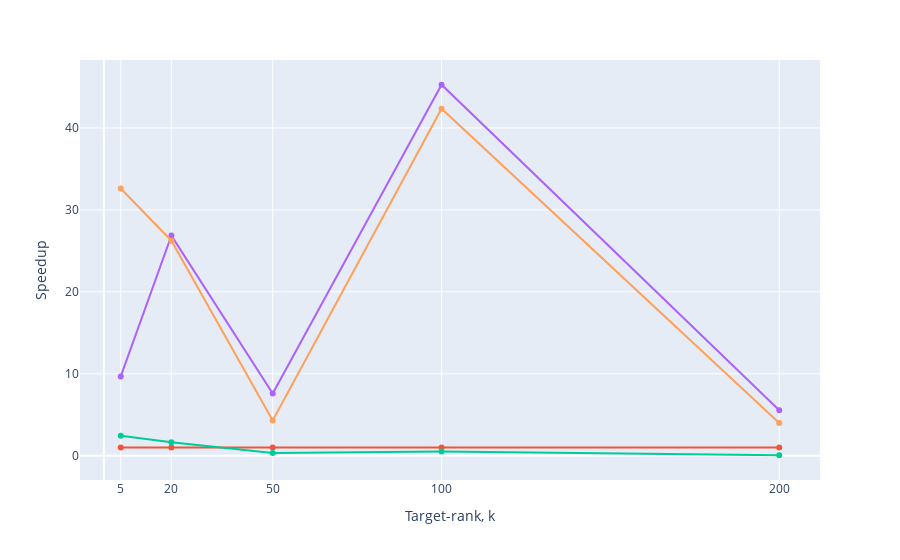

Notebook code for this chart:
### Code cell
import pandas as pd
import plotly.express as px

df = pd.read_csv("results/svd_results.csv")

methods = df["Method"].unique()

# Create a Plotly figure with both lines
fig = px.line(
    labels={"x": "k", "y": "Speedup"},
)

custom_legend_names = {
    "BDCSVD": "SVD",
    "PowerMethodSVD": "Power Iteration SVD",
    "RandomizedSVD_Iter1": "RSVD (p=1)",
    "RandomizedSVD_Iter2": "RSVD (p=2)",
}


for method in methods:
    method_df = df[df["Method"] == method]
    speedup = method_df["Speedup"].values
    matrix_size = method_df["k"].values
    fig.add_scatter(
        x=matrix_size,
        y=speedup,
        mode="lines+markers",
        name=custom_legend_names.get(method, method),
    )

# Update layout with axis titles
fig.update_layout(
    xaxis=dict(
        tickmode="array",
        tickvals=[5, 20, 50, 100, 200],
        ticktext=["5", "20", "50", "100", "200"],
    ),
    xaxis_title="Target-rank, k",
    yaxis_title="Speedup",
    showlegend=False,
)

# Show the figure
fig.show()

# Export the figure to a JPG file
fig.write_image("figures/svd_speedup.pdf", scale=5, width=500, height=300)

### Figure 1 — Plotly figure (JSON) as saved in the notebook; plotly's stock layout.template omitted (floating-point values rounded to 4 significant figures)
{"data": [{"hovertemplate": "<extra></extra>", "legendgroup": "", "line": {"color": "#636efa", "dash": "solid"}, "marker": {"symbol": "circle"}, "mode": "lines", "name": "", "orientation": "v", "showlegend": false, "type": "scatter", "xaxis": "x", "yaxis": "y"}, {"mode": "lines+markers", "name": "SVD", "type": "scatter", "x": [5, 20, 50, 100, 200], "y": [1, 1, 1, 1, 1]}, {"mode": "lines+markers", "name": "Power Iteration SVD", "type": "scatter", "x": [5, 20, 50, 100, 200], "y": [2.422, 1.641, 0.3395, 0.518, 0.05437]}, {"mode": "lines+markers", "name": "RSVD (p=1)", "type": "scatter", "x": [5, 20, 50, 100, 200], "y": [9.67, 26.86, 7.592, 45.27, 5.55]}, {"mode": "lines+markers", "name": "RSVD (p=2)", "type": "scatter", "x": [5, 20, 50, 100, 200], "y": [32.61, 26.24, 4.287, 42.35, 3.984]}], "layout": {"legend": {"tracegroupgap": 0}, "margin": {"t": 60}, "showlegend": false, "xaxis": {"anchor": "y", "domain": [0, 1], "tickmode": "array", "ticktext": ["5", "20", "50", "100", "200"], "tickvals": [5, 20, 50, 100, 200], "title": {"text": "Target-rank, k"}}, "yaxis": {"anchor": "x", "domain": [0, 1], "title": {"text": "Speedup"}}}}
